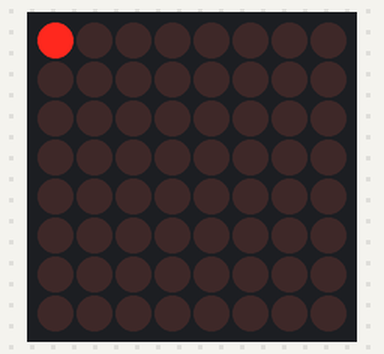
The sketch below on a simulated Arduino Uno, built with avr-gcc and run on an emulated ATmega328P. Shown: 8×8 LED matrix.

Above: at 0.15 s.
At 1.36 s:
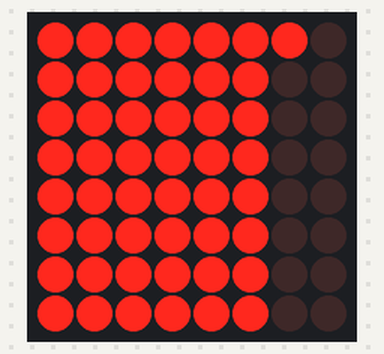
At 2.56 s:
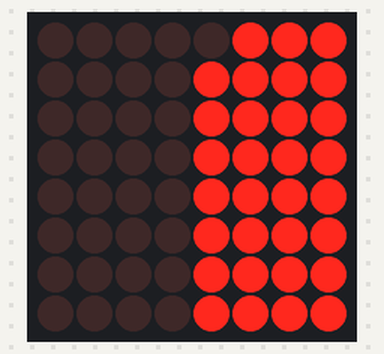
At 5.28 s:
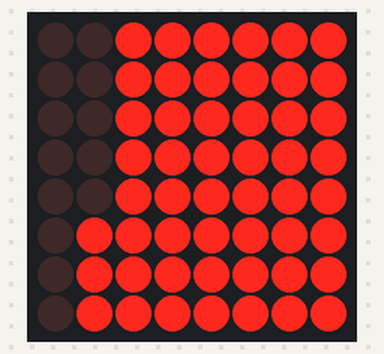
At 7.7 s:
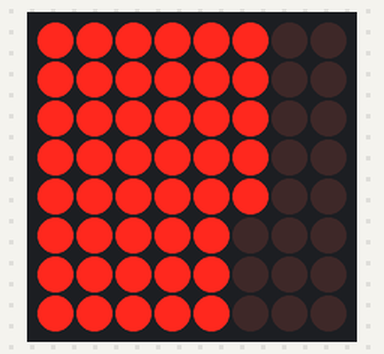
At 10.42 s:
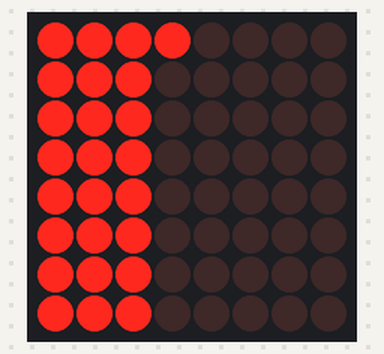

The sketch:

ledmatrix.ino
```cpp
#include <LedControl.h>

LedControl lc=LedControl(12,11,10,1);
// pin 12 is connected to the MAX7219 pin 1
// pin 11 is connected to the CLK pin 13
// pin 10 is connected to LOAD pin 12
// 1 as we are only using 1 MAX7219

void setup(){
  lc.shutdown(0,false);
  lc.setIntensity(0,8);
  lc.clearDisplay(0);
}

void loop(){
  for (int row=0; row<8; row++)
  {
    for (int col=0; col<8; col++)
    {
      lc.setLed(0,col,row,true);
      lc.setLed(1,col,row,false);
      delay(25);
    }
  }

  for (int row=0; row<8; row++)
  {
    for (int col=0; col<8; col++)
    {
      lc.setLed(0,col,row,false);
      lc.setLed(1,col,row,true);
      delay(25);
    }
  }
}
```

Measured:
- by itself, everything shown: repeats every 9.7 s, in 32 steps
